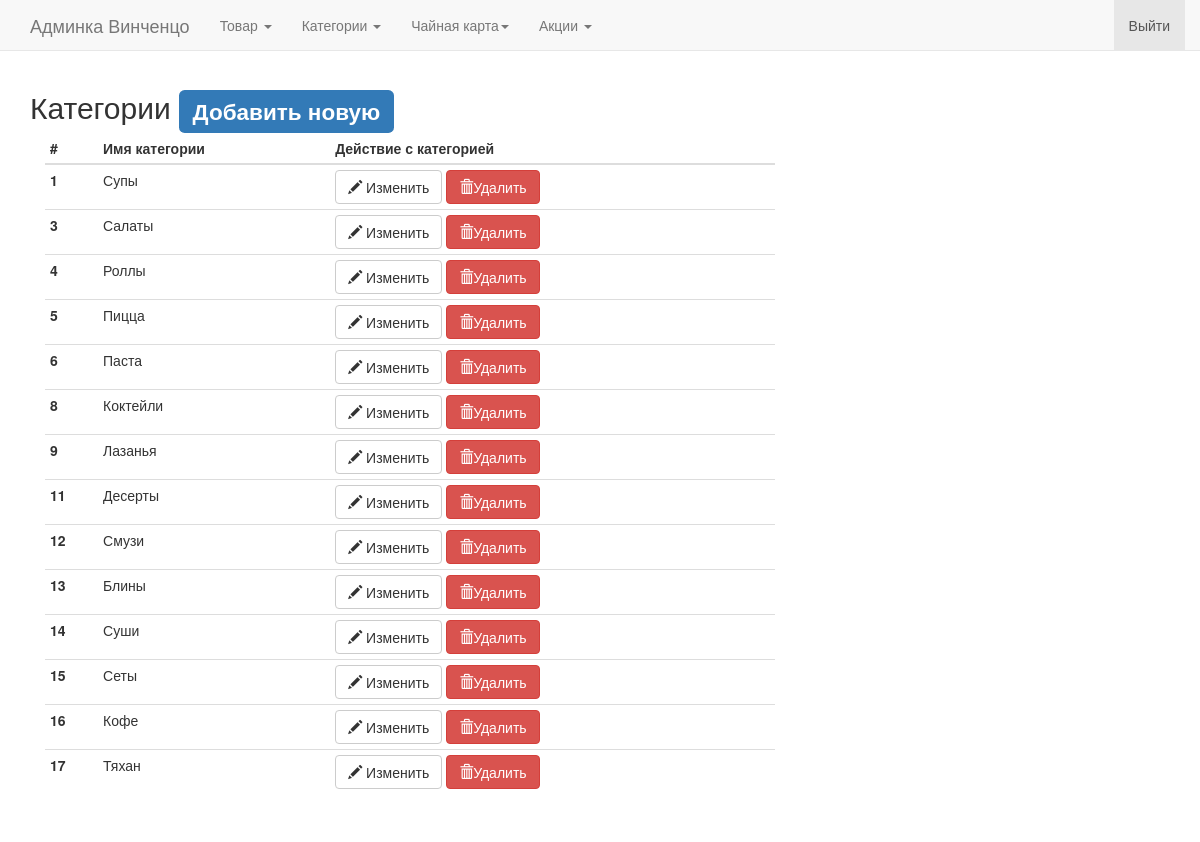
The app's page /panel/category (signed in), older data.
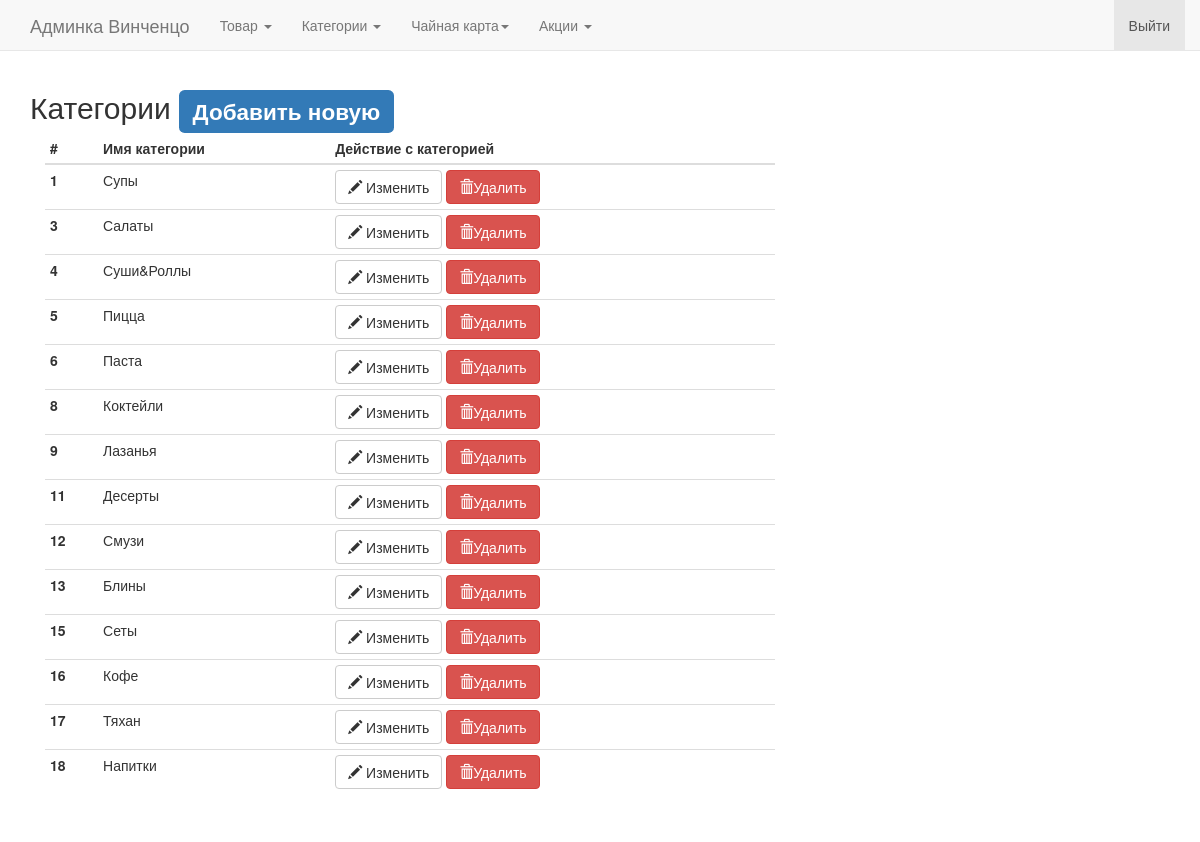
The same page, newer data.
### app/models.py (models this page shows, shortened)
class Category(db.Model):
    id = db.Column(db.Integer, primary_key=True)
    category_name = db.Column(db.String(50))
    alias = db.Column(db.String(50))
    sous = db.Column(db.Boolean, default=False)
    cafe = db.Column(db.Boolean, default=True)
    sort = db.Column(db.Integer)

### app/views.py (the view)
@app.route('/panel/category', methods=['GET', 'POST'])
def get_category():
    if not session.get('logged_in'):
        return redirect(url_for("adminlogin"))
    select_category = Category.query.all()
    return render_template("category.html", category=select_category)

### app/views.py (called while the page is built)
@app.before_request
def before_request():
    delivery = request.cookies.get('delivery')
    if delivery == "deliveryincafe":
        g.deliverymethod = u"В кафе"
        g.global_sale = 0
    elif delivery == "deliverymyself":
        g.deliverymethod = u"Самовывоз"
        g.global_sale = 10
    elif delivery == "deliveryinhome":
        g.deliverymethod = u"Доставка на дом"
        g.global_sale = 0
    else:
        g.deliverymethod = u"Доставка на дом"
        g.global_sale = 0
    g.delivery = delivery
    g.user = current_user

### app/templates/category.html
{% extends "panel.html" %}
{% block body %}
    <h2>Категории <a href="{{ url_for("category_add") }}"><span class="label label-primary">Добавить новую</span></a></h2>
    <div class="table-responsive col-md-12 col-lg-8">
        <table class="table table-condensed">
            <thead>
            <tr>
                <th>#</th>
                <th>Имя категории</th>
                <th>Действие с категорией</th>
            </tr>
            </thead>
            <tbody>
            {% for caption in category %}
                <tr>
                    <th scope="row">{{ caption.id }}</th>
                    <td>{{ caption.category_name }}</td>
                    <td>
                        <a href="{{ url_for("update_category",category_id=caption.id) }}" title="{{ caption.category_name }}" name="{{ caption.id }}"
                                class="btn btn-default change_category" aria-label="Изменить">
                            <span class="glyphicon glyphicon-pencil" aria-hidden="true"></span>
                            Изменить
                        </a>
                        <a href="{{ url_for("delete_category", category_id=caption.id) }}" name="{{ caption.id }}" class="btn btn-danger delete_category"
                                aria-label="Удалить">
                            <span class="glyphicon glyphicon-trash" aria-hidden="true"></span>Удалить
                        </a>
                    </td>
                </tr>
            {% endfor %}
            </tbody>
        </table>
    </div>
{% endblock %}

Row changes from the older to the newer data that the page shows:
removed Category: id "14", category_name "Суши"
changed Category id 4: category_name "Роллы" → "Суши&Роллы"
added Category: id "18", category_name "Напитки"
